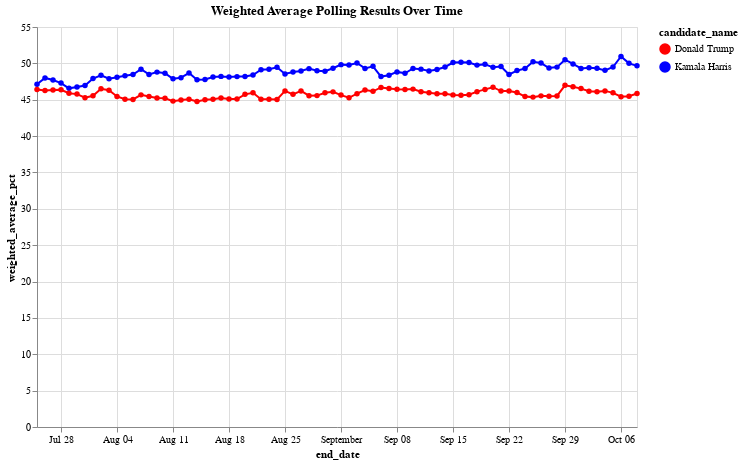

The notebook cell saved with this chart:
### Markdown cell above
Let's view the plot with weight average:

### Code cell
# Create the line chart with points
# Create a customized color encoding for Trump and Harris
color_scale = alt.Scale(domain=['Donald Trump', 'Kamala Harris'], range=['red', 'blue'])

# Create the line chart with points, assigning specific colors to each candidate
chart = alt.Chart(df_weighted_averages).mark_line(point=True).encode(
    x='end_date:T',  # Temporal encoding for end_date
    y='weighted_average_pct:Q',  # Quantitative encoding for weighted averages
    color=alt.Color('candidate_name:N', scale=color_scale),  # Custom color scale for candidates
    tooltip=['end_date', 'candidate_name', 'weighted_average_pct']  # Add tooltips to show details
).properties(
    title='Weighted Average Polling Results Over Time',
    width=600,
    height=400
)

chart.show()

### Figure 1 — Vega-Lite specification as saved in the notebook (floating-point values rounded to 4 significant figures; data arrays with more than 128 entries replaced by an {"elided": "..."} marker saying what was removed)
{"config": {"view": {"continuousWidth": 300, "continuousHeight": 300}}, "data": {"name": "data-6dc1f4b6f0cdac261838764219c71bcb"}, "mark": {"type": "line", "point": true}, "encoding": {"color": {"field": "candidate_name", "scale": {"domain": ["Donald Trump", "Kamala Harris"], "range": ["red", "blue"]}, "type": "nominal"}, "tooltip": [{"field": "end_date", "type": "temporal"}, {"field": "candidate_name", "type": "nominal"}, {"field": "weighted_average_pct", "type": "quantitative"}], "x": {"field": "end_date", "type": "temporal"}, "y": {"field": "weighted_average_pct", "type": "quantitative"}}, "height": 400, "title": "Weighted Average Polling Results Over Time", "width": 600, "$schema": "https://vega.github.io/schema/vega-lite/v5.20.1.json", "datasets": {"data-6dc1f4b6f0cdac261838764219c71bcb": {"elided": "152 records"}}}
